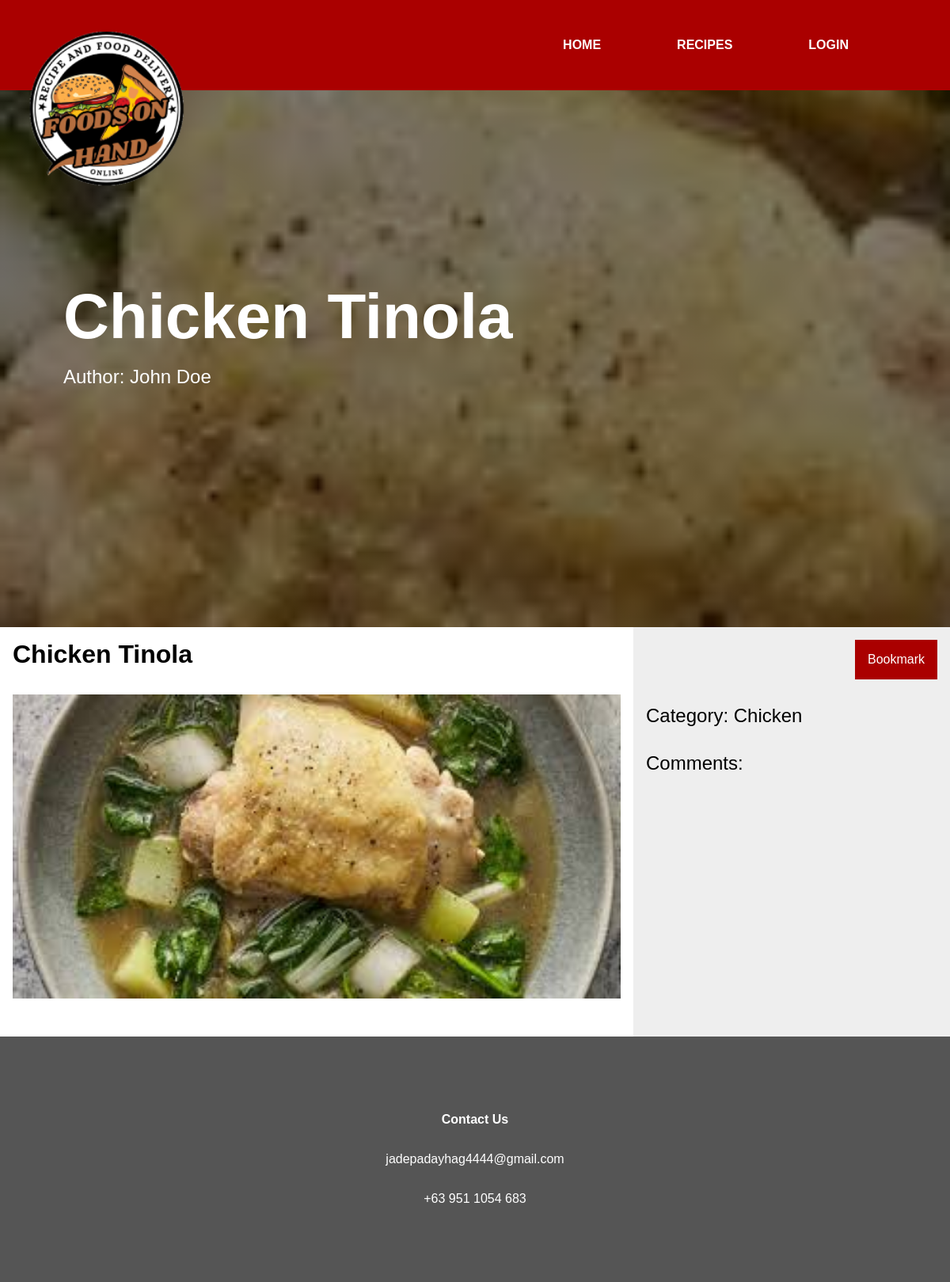
The app's page /recipe/?id=3 with its own data.
### tables this page shows
CREATE TABLE "recipes" (`id` INTEGER PRIMARY KEY AUTOINCREMENT, `user_id` INTEGER REFERENCES `users`(`id`), `title` TEXT, `content` TEXT, `category` TEXT, `image` TEXT, `time` INTEGER DEFAULT (unixepoch()));

### recipe/index.php (the view, shortened to what this page needs)
<?php
require_once "common.php";
$user = getUser();
$db = new SQLite3("database.db");
$recipeId = $_GET["id"];
$query = <<<SQL
    SELECT * FROM `recipes` WHERE id = :id
SQL;
$stmt = $db->prepare($query);
$stmt->bindValue(":id", $recipeId);
$recipe = $stmt->execute()->fetchArray(SQLITE3_ASSOC);
$categoryMap = [
    "pork" => "Pork",
    "chicken" => "Chicken",
    "beef" => "Beef",
    "fish" => "Fish",
    "vegetable" => "Vegetable",
    "seafood" => "Seafood"
];
$query = <<<SQL
    SELECT * FROM `users` WHERE `id` = :id
SQL;
$stmt = $db->prepare($query);
$stmt->bindValue(":id", $recipe["user_id"]);
$author = $stmt->execute()->fetchArray(SQLITE3_ASSOC);
?>
<html>
    <head>
        <link rel="stylesheet" href="style.css">
    </head>
    <body>
        <?= renderHeader($recipe["title"], "Author: " . $author["firstname"] . " " . $author["lastname"], "profile/?id=" . $author["id"]) ?>
        <div style="
            display: grid;
            grid-template-columns: minmax(0, 2fr) 1fr;"
            data-mobile="
            grid-template-columns: minmax(0, 1fr);">
            <div>
                <div style="
                    padding: 1rem;
                    font-size: 2rem;
                    font-weight: bold;">
                    <?= htmlentities($recipe["title"]) ?>
                </div>
                <div style="
                    padding: 1rem;">
                    <img style="
                        width: 100%;"
                        src="<?= "uploads/" . htmlentities($recipe["image"]) ?>">
                </div>
                <div style="
                    padding: 1rem;"
                    id="panelContent">
                </div>
            </div>
            <div style="
                background-color: #eee;">
                <div style="
                    display: grid;
                    grid-template-columns: 1fr max-content;">
                    <div></div>
                    <form style="
                        padding: 1rem;"
                        action="server.php"
                        method="post"
                        enctype="multipart/form-data">
                        <?php
                            $query = <<<SQL
                                SELECT * FROM `bookmarks` WHERE `user_id` = :user_id AND `recipe_id` = :recipe_id
                            SQL;
                            $stmt = $db->prepare($query);
                            $stmt->bindValue(":user_id", $user["id"]);
                            $stmt->bindValue(":recipe_id", $recipe["id"]);
                            $bookmark = $stmt->execute()->fetchArray(SQLITE3_ASSOC);
                            if ($bookmark == false) {
                                echo <<<HTML
                                    <button style="
                                        background-color: #a00;
                                        color: #fff;"
                                        name="method"
                                        value="bookmark">
                                        Bookmark
                                    </button>
                                HTML;
                            }
                        ?>
                    </form>
                </div>
                <div style="
                    padding: 1rem;
                    font-size: 1.5rem;">
                    Category: <?= $categoryMap[$recipe["category"]] ?>
                </div>
                <div style="
                    padding: 1rem;
                    font-size: 1.5rem;">
                    Comments:
                </div>
            </div>
        </div>
        <?= renderFooter() ?>
    </body>
</html>

### style.css (style rules this page uses)
body { margin: 0rem; padding: 0rem; font-size: 1rem; font-family: Arial, Helvetica, sans-serif; }
button { padding: 1rem; font-size: 1rem; font-family: Arial, Helvetica, sans-serif; border: none; cursor: pointer; }
form { margin-block-end: 0rem; }

### records on screen
recipes: title "Chicken Tinola", image (picture), category "Chicken"

### other values on screen
str_replace("\n", "<br>", $title) "Chicken Tinola"
str_replace("\n", "<br>", $description) "Author: John Doe"
